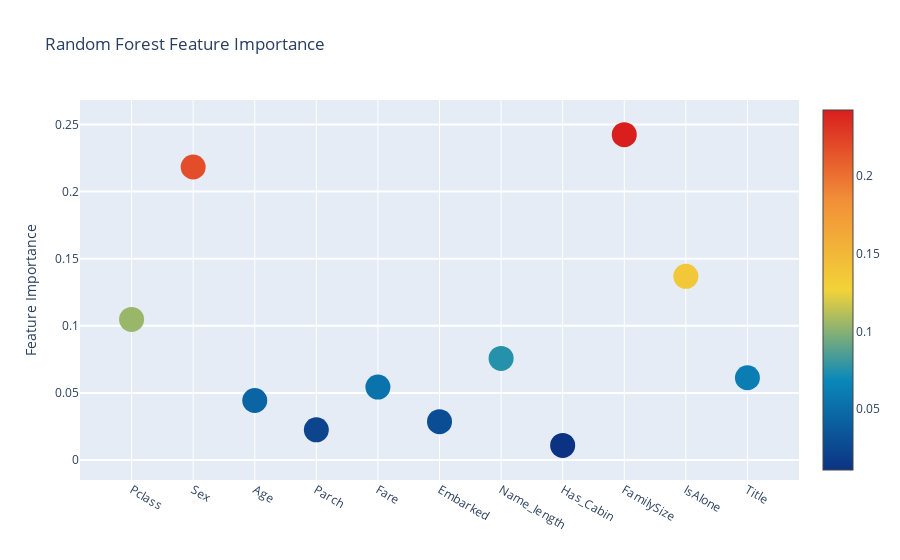
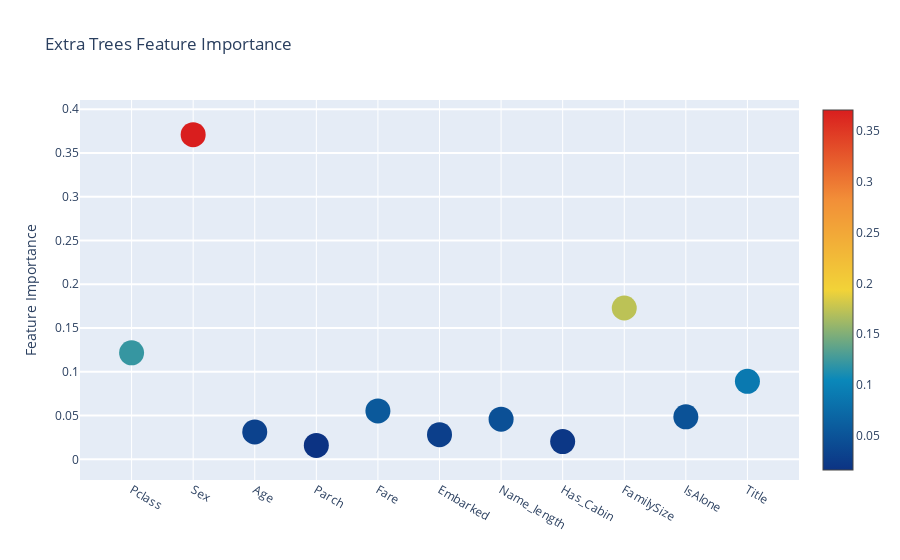
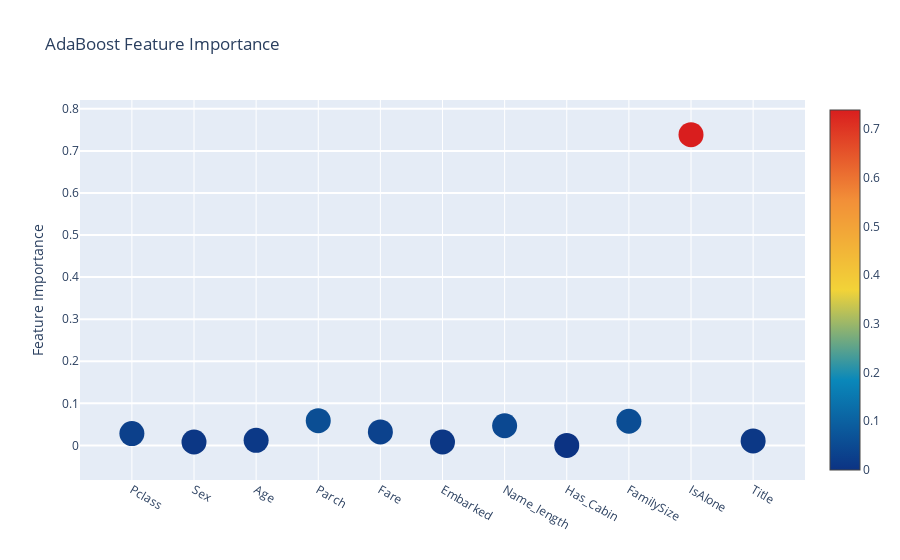
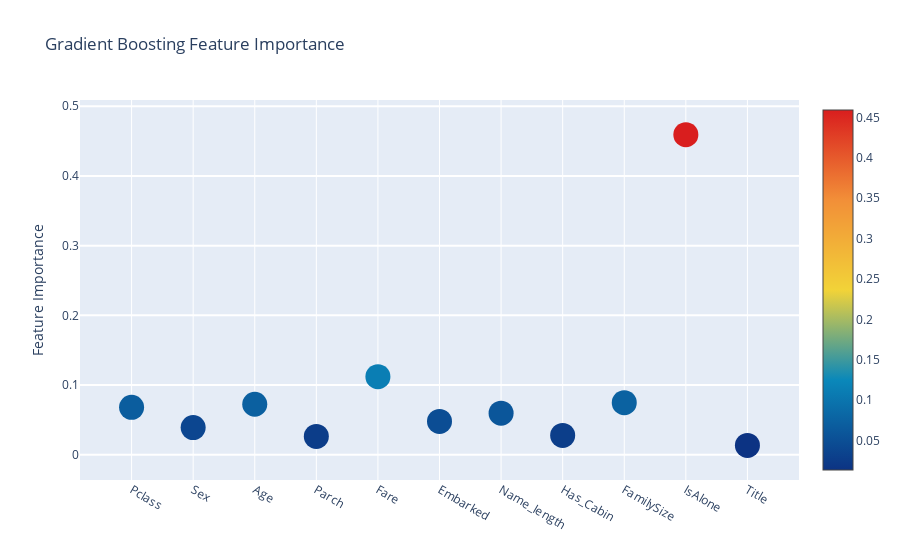

The notebook cell these images were saved under, in order:
### Markdown cell above
go : graph_objects<br>
go를 통해서 figure 객체를 선언하고, figure 내에 필요한 data와 layout을 설정해줌.
<li> mode : markers (어떻게 그릴 것인지?)
    <li> marker : 위의 마커에 대한 세부적인 것 지정 - size는 점 크기

### Code cell
# Scatter plot 
trace = go.Scatter(
    y = feature_dataframe['Random Forest feature importances'].values,
    x = feature_dataframe['features'].values,
    mode='markers',
    marker=dict(
        sizemode = 'diameter',
        sizeref = 1,
        size = 25,
#       size= feature_dataframe['AdaBoost feature importances'].values,
        #color = np.random.randn(500), #set color equal to a variable
        color = feature_dataframe['Random Forest feature importances'].values,
        colorscale='Portland',
        showscale=True
    ),
    text = feature_dataframe['features'].values
)
data = [trace]

layout= go.Layout(
    autosize= True,
    title= 'Random Forest Feature Importance',
    hovermode= 'closest',
#     xaxis= dict(
#         title= 'Pop',
#         ticklen= 5,
#         zeroline= False,
#         gridwidth= 2,
#     ),
    yaxis=dict(
        title= 'Feature Importance',
        ticklen= 5,
        gridwidth= 2
    ),
    showlegend= False
)
fig = go.Figure(data=data, layout=layout)
py.iplot(fig,filename='scatter2010')

# Scatter plot 
trace = go.Scatter(
    y = feature_dataframe['Extra Trees feature importances'].values,
    x = feature_dataframe['features'].values,
    mode='markers',
    marker=dict(
        sizemode = 'diameter',
        sizeref = 1,
        size = 25,
#       size= feature_dataframe['AdaBoost feature importances'].values,
        #color = np.random.randn(500), #set color equal to a variable
        color = feature_dataframe['Extra Trees feature importances'].values,
        colorscale='Portland',
        showscale=True
    ),
    text = feature_dataframe['features'].values
)
data = [trace]

layout= go.Layout(
    autosize= True,
    title= 'Extra Trees Feature Importance',
    hovermode= 'closest',
#     xaxis= dict(
#         title= 'Pop',
#         ticklen= 5,
#         zeroline= False,
#         gridwidth= 2,
#     ),
    yaxis=dict(
        title= 'Feature Importance',
        ticklen= 5,
        gridwidth= 2
    ),
    showlegend= False
)
fig = go.Figure(data=data, layout=layout)
py.iplot(fig,filename='scatter2010')

# Scatter plot 
trace = go.Scatter(
    y = feature_dataframe['AdaBoost feature importances'].values,
    x = feature_dataframe['features'].values,
    mode='markers',
    marker=dict(
        sizemode = 'diameter',
        sizeref = 1,
        size = 25,
#       size= feature_dataframe['AdaBoost feature importances'].values,
        #color = np.random.randn(500), #set color equal to a variable
        color = feature_dataframe['AdaBoost feature importances'].values,
        colorscale='Portland',
        showscale=True
    ),
    text = feature_dataframe['features'].values
)
data = [trace]

layout= go.Layout(
    autosize= True,
    title= 'AdaBoost Feature Importance',
    hovermode= 'closest',
#     xaxis= dict(
#         title= 'Pop',
#         ticklen= 5,
#         zeroline= False,
#         gridwidth= 2,
#     ),
    yaxis=dict(
        title= 'Feature Importance',
        ticklen= 5,
        gridwidth= 2
    ),
    showlegend= False
)
fig = go.Figure(data=data, layout=layout)
py.iplot(fig,filename='scatter2010')

# Scatter plot 
trace = go.Scatter(
    y = feature_dataframe['Gradient Boost feature importances'].values,
    x = feature_dataframe['features'].values,
    mode='markers',
    marker=dict(
        sizemode = 'diameter',
        sizeref = 1,
        size = 25,
#       size= feature_dataframe['AdaBoost feature importances'].values,
        #color = np.random.randn(500), #set color equal to a variable
        color = feature_dataframe['Gradient Boost feature importances'].values,
        colorscale='Portland',
        showscale=True
    ),
    text = feature_dataframe['features'].values
)
data = [trace]

layout= go.Layout(
    autosize= True,
    title= 'Gradient Boosting Feature Importance',
    hovermode= 'closest',
#     xaxis= dict(
#         title= 'Pop',
#         ticklen= 5,
#         zeroline= False,
#         gridwidth= 2,
#     ),
    yaxis=dict(
        title= 'Feature Importance',
        ticklen= 5,
        gridwidth= 2
    ),
    showlegend= False
)
fig = go.Figure(data=data, layout=layout)
py.iplot(fig,filename='scatter2010')

### Figure 1 — Plotly figure (JSON) as saved in the notebook; plotly's stock layout.template omitted (floating-point values rounded to 4 significant figures)
{"data": [{"marker": {"color": [0.1047, 0.2184, 0.04433, 0.02249, 0.05433, 0.02854, 0.0757, 0.01088, 0.2425, 0.1369, 0.06128], "colorscale": [[0.0, "rgb(12,51,131)"], [0.25, "rgb(10,136,186)"], [0.5, "rgb(242,211,56)"], [0.75, "rgb(242,143,56)"], [1.0, "rgb(217,30,30)"]], "showscale": true, "size": 25, "sizemode": "diameter", "sizeref": 1}, "mode": "markers", "text": ["Pclass", "Sex", "Age", "Parch", "Fare", "Embarked", "Name_length", "Has_Cabin", "FamilySize", "IsAlone", "Title"], "type": "scatter", "x": ["Pclass", "Sex", "Age", "Parch", "Fare", "Embarked", "Name_length", "Has_Cabin", "FamilySize", "IsAlone", "Title"], "y": [0.1047, 0.2184, 0.04433, 0.02249, 0.05433, 0.02854, 0.0757, 0.01088, 0.2425, 0.1369, 0.06128]}], "layout": {"autosize": true, "hovermode": "closest", "showlegend": false, "title": {"text": "Random Forest Feature Importance"}, "yaxis": {"gridwidth": 2, "ticklen": 5, "title": {"text": "Feature Importance"}}}}

### Figure 2 — Plotly figure (JSON) as saved in the notebook; plotly's stock layout.template omitted (floating-point values rounded to 4 significant figures)
{"data": [{"marker": {"color": [0.1217, 0.371, 0.0313, 0.01592, 0.05526, 0.02816, 0.0459, 0.0203, 0.1729, 0.04854, 0.0891], "colorscale": [[0.0, "rgb(12,51,131)"], [0.25, "rgb(10,136,186)"], [0.5, "rgb(242,211,56)"], [0.75, "rgb(242,143,56)"], [1.0, "rgb(217,30,30)"]], "showscale": true, "size": 25, "sizemode": "diameter", "sizeref": 1}, "mode": "markers", "text": ["Pclass", "Sex", "Age", "Parch", "Fare", "Embarked", "Name_length", "Has_Cabin", "FamilySize", "IsAlone", "Title"], "type": "scatter", "x": ["Pclass", "Sex", "Age", "Parch", "Fare", "Embarked", "Name_length", "Has_Cabin", "FamilySize", "IsAlone", "Title"], "y": [0.1217, 0.371, 0.0313, 0.01592, 0.05526, 0.02816, 0.0459, 0.0203, 0.1729, 0.04854, 0.0891]}], "layout": {"autosize": true, "hovermode": "closest", "showlegend": false, "title": {"text": "Extra Trees Feature Importance"}, "yaxis": {"gridwidth": 2, "ticklen": 5, "title": {"text": "Feature Importance"}}}}

### Figure 3 — Plotly figure (JSON) as saved in the notebook; plotly's stock layout.template omitted (floating-point values rounded to 4 significant figures)
{"data": [{"marker": {"color": [0.028, 0.008, 0.012, 0.05867, 0.032, 0.008, 0.04667, 0.0, 0.05733, 0.7387, 0.01067], "colorscale": [[0.0, "rgb(12,51,131)"], [0.25, "rgb(10,136,186)"], [0.5, "rgb(242,211,56)"], [0.75, "rgb(242,143,56)"], [1.0, "rgb(217,30,30)"]], "showscale": true, "size": 25, "sizemode": "diameter", "sizeref": 1}, "mode": "markers", "text": ["Pclass", "Sex", "Age", "Parch", "Fare", "Embarked", "Name_length", "Has_Cabin", "FamilySize", "IsAlone", "Title"], "type": "scatter", "x": ["Pclass", "Sex", "Age", "Parch", "Fare", "Embarked", "Name_length", "Has_Cabin", "FamilySize", "IsAlone", "Title"], "y": [0.028, 0.008, 0.012, 0.05867, 0.032, 0.008, 0.04667, 0.0, 0.05733, 0.7387, 0.01067]}], "layout": {"autosize": true, "hovermode": "closest", "showlegend": false, "title": {"text": "AdaBoost Feature Importance"}, "yaxis": {"gridwidth": 2, "ticklen": 5, "title": {"text": "Feature Importance"}}}}

### Figure 4 — Plotly figure (JSON) as saved in the notebook; plotly's stock layout.template omitted (floating-point values rounded to 4 significant figures)
{"data": [{"marker": {"color": [0.06796, 0.03889, 0.07238, 0.02629, 0.1119, 0.04779, 0.05966, 0.02775, 0.07463, 0.4593, 0.0134], "colorscale": [[0.0, "rgb(12,51,131)"], [0.25, "rgb(10,136,186)"], [0.5, "rgb(242,211,56)"], [0.75, "rgb(242,143,56)"], [1.0, "rgb(217,30,30)"]], "showscale": true, "size": 25, "sizemode": "diameter", "sizeref": 1}, "mode": "markers", "text": ["Pclass", "Sex", "Age", "Parch", "Fare", "Embarked", "Name_length", "Has_Cabin", "FamilySize", "IsAlone", "Title"], "type": "scatter", "x": ["Pclass", "Sex", "Age", "Parch", "Fare", "Embarked", "Name_length", "Has_Cabin", "FamilySize", "IsAlone", "Title"], "y": [0.06796, 0.03889, 0.07238, 0.02629, 0.1119, 0.04779, 0.05966, 0.02775, 0.07463, 0.4593, 0.0134]}], "layout": {"autosize": true, "hovermode": "closest", "showlegend": false, "title": {"text": "Gradient Boosting Feature Importance"}, "yaxis": {"gridwidth": 2, "ticklen": 5, "title": {"text": "Feature Importance"}}}}
